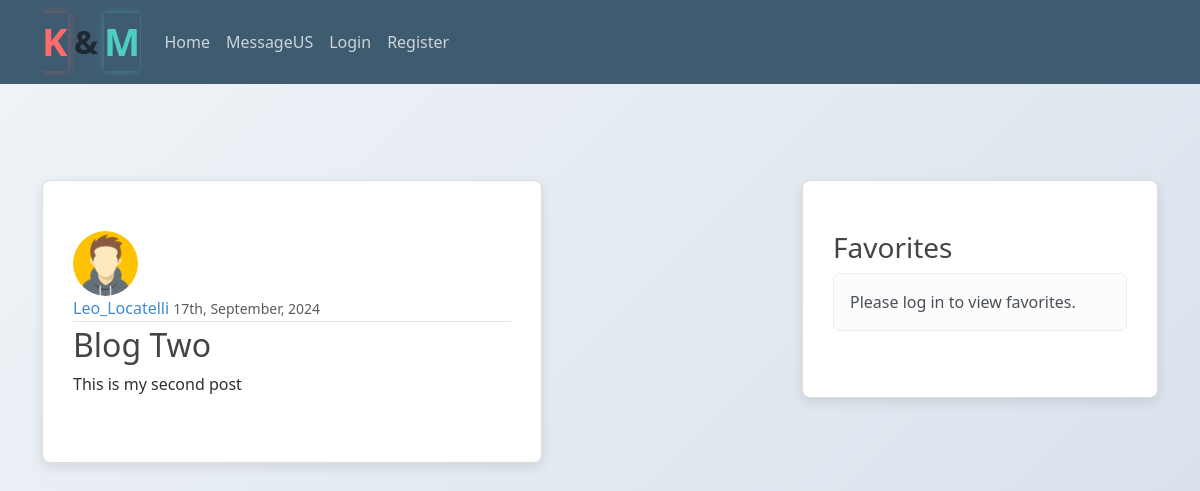
Screenshot of /post/2 with the database file from the repository.
### blog/models.py (models this page shows, shortened)
class Post(models.Model):
    title = models.CharField(max_length=100)
    content = models.TextField()
    date_posted = models.DateTimeField(auto_now_add=True)
    author = models.ForeignKey(User, on_delete=models.CASCADE)
    author = models.ForeignKey(User, on_delete=models.CASCADE, default=1)
    favorites = models.ManyToManyField(User, related_name="favorite_posts", blank=True)

### users/models.py (models this page shows, shortened)
class Profile(models.Model):
    user = models.OneToOneField(User, on_delete=models.CASCADE)
    image = models.ImageField(default='default.jpg', upload_to='profile_pics')

### blog/views.py (the view)
# urls.py: path('post/<int:pk>', PostDetailView.as_view(), name='post-detail'),
class PostDetailView(DetailView):
    model = Post

### blog/templates/blog/post_detail.html (shortened to what this page needs)
{% extends "blog/base.html" %}
{% block content %}
<article class="media content-section">
    <img class="rounded-circle article-img" src="{{ object.author.profile.image.url }}">
    <div class="media-body">
        <div class="article-metadata">
            <a class="mr-2" href="{% url 'user-posts' post.author.username %}">{{ object.author }}</a>
            <small class="text-muted">{{ object.date_posted|date:'dS, F, Y' }}</small>
        </div>
        <h2 class="article-title">{{ object.title }}</h2>
        <p class="article-content">{{ object.content }}</p>
    </div>
</article>
{% endblock content %}

### blog/static/blog/main.css (style rules this page uses)
body { background: #cbcaca; color: #313030; margin-top: 5rem; background: linear-gradient(135deg, #f0f4f8, #d9e2ec); animation: bgGradientShift 70s ease-in-out infinite; }
h1, h2, h3, h4, h5, h6 { color: #444444; }
.content-section { background: #ffffff; padding: 10px 20px; border: 1px solid #dddddd; border-radius: 3px; margin-bottom: 20px; }
.article-title { color: #444444; }
.article-content { white-space: pre-line; }
.article-img { height: 65px; width: 65px; margin-right: 16px; }
.article-metadata { padding-bottom: 1px; margin-bottom: 4px; border-bottom: 1px solid #e3e3e3 }
.content-section { background: #ffffff; border: 1px solid #ddd; border-radius: 8px; box-shadow: 0px 4px 12px rgba(0, 0, 0, 0.1); padding: 50px 30px; margin-bottom: 40px; max-width: 500px; margin-top: 100px; }
a { color: #428bca; text-decoration: none; }
.text-muted { color: #777777; font-size: 0.875em; }

### rows the page displays
Post: author.profile.image (picture), author "Leo_Locatelli", date_posted "17th, September, 2024", title "Blog Two", content "This is my second post"
